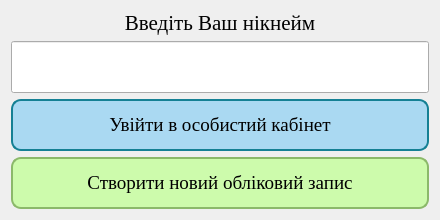
<?xml version="1.0" encoding="UTF-8"?>
<ui version="4.0">
 <class>LoginWindow</class>
 <widget class="QWidget" name="LoginWindow">
  <property name="geometry">
   <rect>
    <x>0</x>
    <y>0</y>
    <width>440</width>
    <height>220</height>
   </rect>
  </property>
  <property name="sizePolicy">
   <sizepolicy hsizetype="Preferred" vsizetype="Expanding">
    <horstretch>0</horstretch>
    <verstretch>0</verstretch>
   </sizepolicy>
  </property>
  <property name="baseSize">
   <size>
    <width>440</width>
    <height>220</height>
   </size>
  </property>
  <property name="windowTitle">
   <string>Form</string>
  </property>
  <layout class="QHBoxLayout" name="horizontalLayout">
   <item>
    <layout class="QGridLayout" name="gridLayout">
     <item row="1" column="0">
      <widget class="QLineEdit" name="lineEdit_username">
       <property name="sizePolicy">
        <sizepolicy hsizetype="Expanding" vsizetype="MinimumExpanding">
         <horstretch>0</horstretch>
         <verstretch>0</verstretch>
        </sizepolicy>
       </property>
       <property name="font">
        <font>
         <family>Times New Roman</family>
         <pointsize>18</pointsize>
        </font>
       </property>
       <property name="alignment">
        <set>Qt::AlignCenter</set>
       </property>
      </widget>
     </item>
     <item row="0" column="0">
      <widget class="QLabel" name="label">
       <property name="font">
        <font>
         <family>Times New Roman</family>
         <pointsize>16</pointsize>
        </font>
       </property>
       <property name="text">
        <string>Введіть Ваш нікнейм</string>
       </property>
       <property name="alignment">
        <set>Qt::AlignCenter</set>
       </property>
      </widget>
     </item>
     <item row="3" column="0">
      <widget class="QPushButton" name="btn_login">
       <property name="sizePolicy">
        <sizepolicy hsizetype="Minimum" vsizetype="MinimumExpanding">
         <horstretch>0</horstretch>
         <verstretch>0</verstretch>
        </sizepolicy>
       </property>
       <property name="font">
        <font>
         <family>Times New Roman</family>
         <pointsize>14</pointsize>
        </font>
       </property>
       <property name="styleSheet">
        <string notr="true">QPushButton {
	background: 	#AAD9F2;
    border: 2px solid #158094;	
	height: 40px;
	width: 40px;
	border-radius: 10px;
}</string>
       </property>
       <property name="text">
        <string>Увійти в особистий кабінет</string>
       </property>
      </widget>
     </item>
     <item row="4" column="0">
      <widget class="QPushButton" name="btn_new_account">
       <property name="sizePolicy">
        <sizepolicy hsizetype="Minimum" vsizetype="Expanding">
         <horstretch>0</horstretch>
         <verstretch>0</verstretch>
        </sizepolicy>
       </property>
       <property name="font">
        <font>
         <family>Times New Roman</family>
         <pointsize>14</pointsize>
        </font>
       </property>
       <property name="styleSheet">
        <string notr="true">QPushButton {
	background: 	#CDFBAC;
    border: 2px solid #8BB96A;	
	height: 40px;
	width: 40px;
	border-radius: 10px;
}</string>
       </property>
       <property name="text">
        <string>Створити новий обліковий запис</string>
       </property>
      </widget>
     </item>
    </layout>
   </item>
  </layout>
 </widget>
 <resources/>
 <connections/>
</ui>
